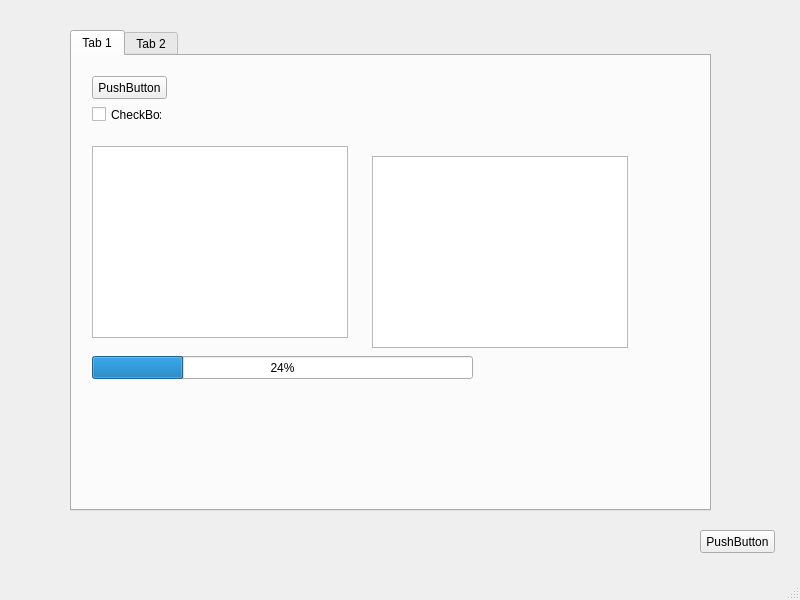
<?xml version="1.0" encoding="UTF-8"?>
<ui version="4.0">
 <class>MainWindow</class>
 <widget class="QMainWindow" name="MainWindow">
  <property name="geometry">
   <rect>
    <x>0</x>
    <y>0</y>
    <width>800</width>
    <height>600</height>
   </rect>
  </property>
  <property name="windowTitle">
   <string>MainWindow</string>
  </property>
  <widget class="QWidget" name="centralwidget">
   <widget class="QTabWidget" name="tabWidget">
    <property name="geometry">
     <rect>
      <x>70</x>
      <y>30</y>
      <width>641</width>
      <height>481</height>
     </rect>
    </property>
    <property name="currentIndex">
     <number>0</number>
    </property>
    <widget class="QWidget" name="tab">
     <attribute name="title">
      <string>Tab 1</string>
     </attribute>
     <widget class="QPushButton" name="pushButton_2">
      <property name="geometry">
       <rect>
        <x>20</x>
        <y>20</y>
        <width>75</width>
        <height>23</height>
       </rect>
      </property>
      <property name="text">
       <string>PushButton</string>
      </property>
     </widget>
     <widget class="QCheckBox" name="checkBox">
      <property name="geometry">
       <rect>
        <x>20</x>
        <y>50</y>
        <width>70</width>
        <height>17</height>
       </rect>
      </property>
      <property name="text">
       <string>CheckBox</string>
      </property>
     </widget>
     <widget class="QListView" name="listView">
      <property name="geometry">
       <rect>
        <x>20</x>
        <y>90</y>
        <width>256</width>
        <height>192</height>
       </rect>
      </property>
     </widget>
     <widget class="QTextBrowser" name="textBrowser">
      <property name="geometry">
       <rect>
        <x>300</x>
        <y>100</y>
        <width>256</width>
        <height>192</height>
       </rect>
      </property>
     </widget>
     <widget class="QProgressBar" name="progressBar">
      <property name="geometry">
       <rect>
        <x>20</x>
        <y>300</y>
        <width>381</width>
        <height>23</height>
       </rect>
      </property>
      <property name="value">
       <number>24</number>
      </property>
     </widget>
    </widget>
    <widget class="QWidget" name="tab_2">
     <attribute name="title">
      <string>Tab 2</string>
     </attribute>
    </widget>
   </widget>
   <widget class="QPushButton" name="pushbutton">
    <property name="geometry">
     <rect>
      <x>700</x>
      <y>530</y>
      <width>75</width>
      <height>23</height>
     </rect>
    </property>
    <property name="text">
     <string>PushButton</string>
    </property>
   </widget>
  </widget>
  <widget class="QMenuBar" name="menubar">
   <property name="geometry">
    <rect>
     <x>0</x>
     <y>0</y>
     <width>800</width>
     <height>20</height>
    </rect>
   </property>
  </widget>
  <widget class="QStatusBar" name="statusbar"/>
 </widget>
 <resources/>
 <connections/>
</ui>
